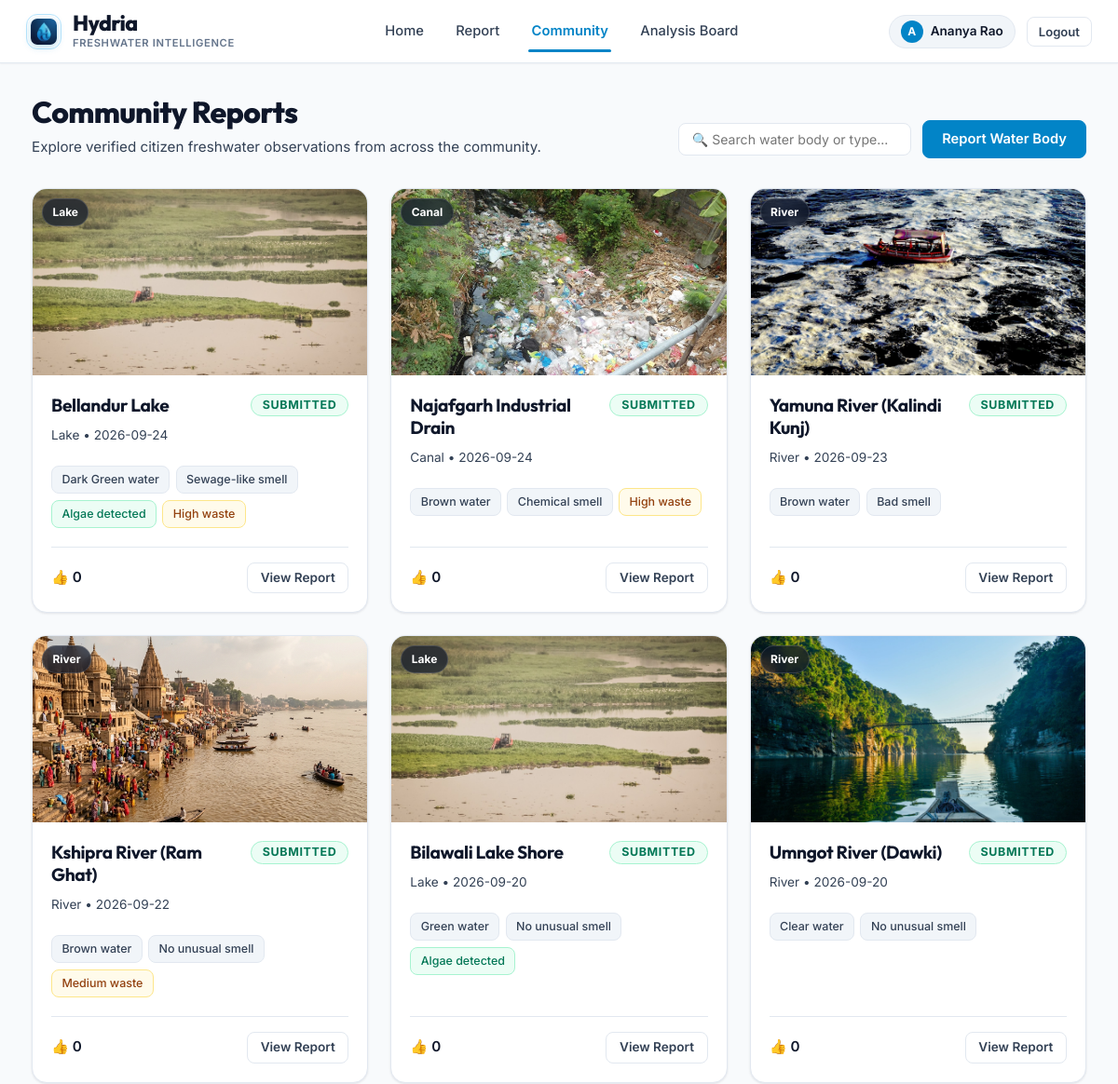
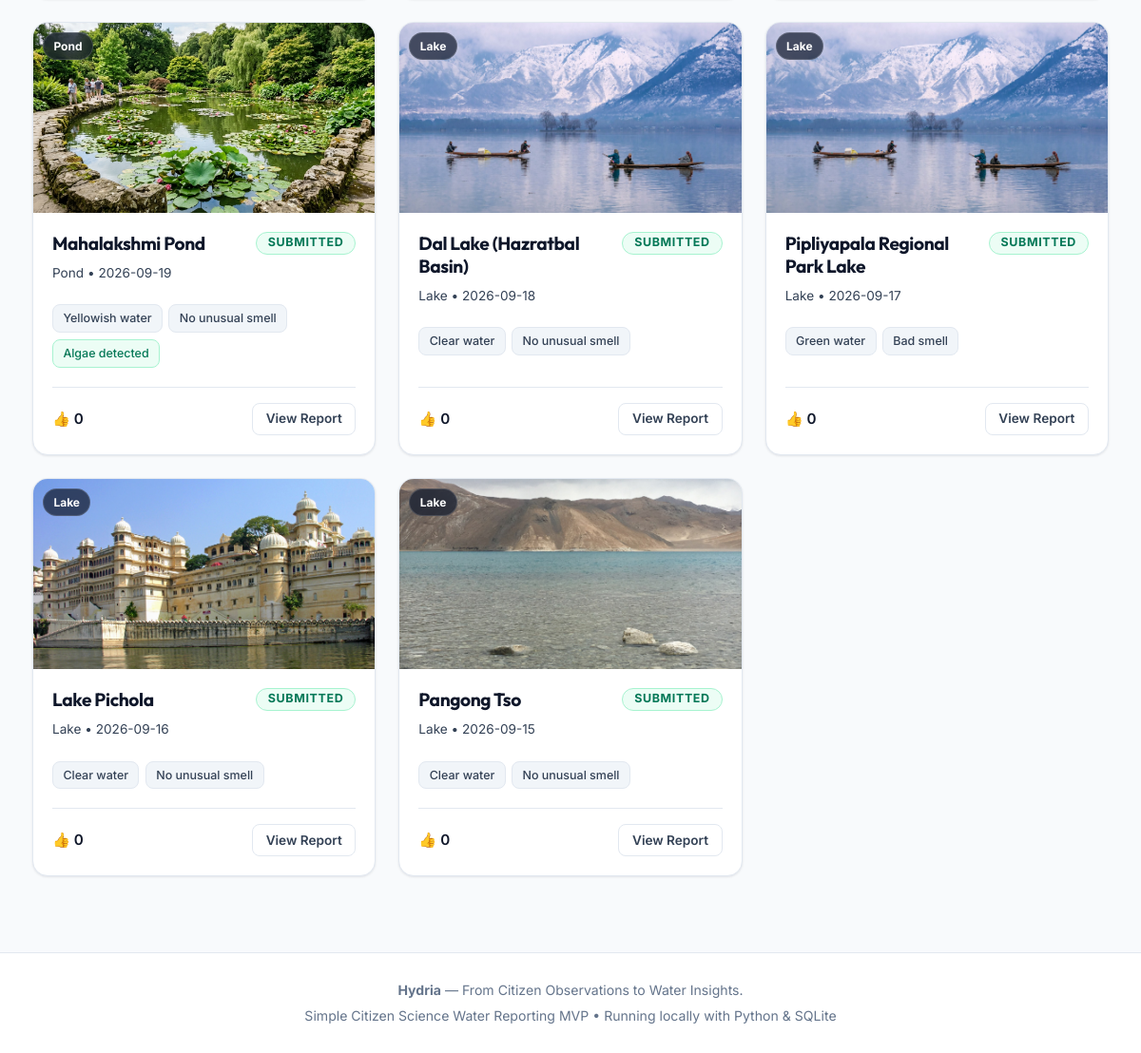
Screenshot of /community (signed in) with the database file from the repository (2 pictures, top to bottom).
### tables this page shows
CREATE TABLE users (
        id INTEGER PRIMARY KEY AUTOINCREMENT,
        name TEXT NOT NULL,
        email TEXT UNIQUE NOT NULL,
        password_hash TEXT NOT NULL,
        created_at TIMESTAMP DEFAULT CURRENT_TIMESTAMP
    );

CREATE TABLE reports (
        id INTEGER PRIMARY KEY AUTOINCREMENT,
        user_id INTEGER NOT NULL,
        water_body_name TEXT,
        water_body_type TEXT NOT NULL,
        latitude REAL NOT NULL,
        longitude REAL NOT NULL,
        water_colour TEXT NOT NULL,
        smell TEXT NOT NULL,
        algae TEXT NOT NULL,
        visible_waste TEXT NOT NULL,
        water_appearance TEXT NOT NULL,
        dead_fish TEXT DEFAULT 'No',
        additional_observation TEXT,
        image_path TEXT NOT NULL,
        image_hash TEXT NOT NULL,
        status TEXT NOT NULL CHECK(status IN ('Not Watched', 'In Process', 'Submitted')),
        is_demo INTEGER DEFAULT 0,
        created_at TIMESTAMP DEFAULT CURRENT_TIMESTAMP,
        updated_at TIMESTAMP DEFAULT CURRENT_TIMESTAMP,
        FOREIGN KEY (user_id) REFERENCES users(id) ON DELETE CASCADE
    );

### app.py (the view)
@app.route('/community')
def community():
    reports = database.get_community_reports()
    return render_template('community.html', reports=reports)

### app.py (called while the page is built)
@app.context_processor
def inject_user():
    user = None
    if 'user_id' in session:
        user = {
            'id': session['user_id'],
            'name': session.get('user_name', 'Citizen Monitor'),
            'email': session.get('user_email', '')
        }
    return dict(current_user=user)

### database.py (called while the page is built)
def get_db_connection():
    conn = sqlite3.connect(DATABASE_PATH)
    conn.row_factory = sqlite3.Row
    conn.execute("PRAGMA foreign_keys = ON")
    return conn

def get_community_reports():
    conn = get_db_connection()
    query = """
        SELECT r.*, u.name AS submitter_name,
               (SELECT COUNT(*) FROM votes v WHERE v.report_id = r.id) AS vote_count
        FROM reports r
        JOIN users u ON r.user_id = u.id
        WHERE r.status = 'Submitted'
        ORDER BY r.created_at DESC
    """
    reports = conn.execute(query).fetchall()
    conn.close()
    return reports

### templates/community.html (shortened to what this page needs)
{% extends "base.html" %}
{% block content %}
<div style="margin-bottom: 2rem; display: flex; align-items: flex-end; justify-content: space-between; flex-wrap: wrap; gap: 1rem;">
    <div>
        <h1 style="font-size: 2rem; font-weight: 800; color: var(--text-primary); margin-bottom: 0.35rem;">
            Community Reports
        </h1>
        <p style="color: var(--text-secondary); font-size: 0.95rem;">
            Explore verified citizen freshwater observations from across the community.
        </p>
    </div>
    <div style="display: flex; gap: 0.75rem; align-items: center;">
        <input type="text" id="community-search" placeholder="🔍 Search water body or type..."
               class="form-control" style="width: 250px; padding: 0.5rem 0.85rem; font-size: 0.88rem;" onkeyup="filterCommunityReports()">
        {% if current_user %}
            <a href="{{ url_for('report_page') }}" class="btn btn-primary" style="white-space: nowrap;">
                Report Water Body
            </a>
        {% endif %}
    </div>
</div>
{% if reports %}
    <div class="reports-grid">
        {% for r in reports %}
            <div class="report-card">
                <div style="position: relative; overflow: hidden; height: 200px; background: #0f172a;">
                    <img src="/{{ r.image_path }}" alt="{{ r.water_body_name or r.water_body_type }}" class="report-card-img"
                         loading="lazy"
                         onerror="this.src='/static/images/placeholder.svg';">
                    <span style="position: absolute; top: 10px; left: 10px; background: rgba(15, 23, 42, 0.7); backdrop-filter: blur(6px); color: #ffffff; font-size: 0.75rem; font-weight: 700; padding: 0.25rem 0.65rem; border-radius: 9999px; border: 1px solid rgba(255,255,255,0.15);">
                        {{ r.water_body_type }}
                    </span>
                </div>
                <div class="report-card-body">
                    <div style="display: flex; align-items: flex-start; justify-content: space-between; gap: 0.5rem; margin-bottom: 0.35rem;">
                        <h2 class="report-card-title">
                            {{ r.water_body_name or "Unnamed " ~ r.water_body_type }}
                        </h2>
                        <span class="badge badge-submitted">Submitted</span>
                    </div>
                    <div style="font-size: 0.85rem; color: var(--text-secondary); margin-bottom: 0.5rem;">
                        <span>{{ r.water_body_type }}</span> &bull; <span>{{ r.created_at[:10] }}</span>
                    </div>
                    <div class="report-tags">
                        <span class="tag-pill">{{ r.water_colour }} water</span>
                        <span class="tag-pill">{{ r.smell }}</span>
                        {% if r.algae == 'Yes' %}
                            <span class="tag-pill" style="background-color: var(--accent-light); color: var(--accent-hover); border-color: #a7f3d0;">
                                Algae detected
                            </span>
                        {% endif %}
                        {% if r.visible_waste in ['Medium', 'High'] %}
                            <span class="tag-pill" style="background-color: var(--warning-light); color: #92400e; border-color: #fde68a;">
                                {{ r.visible_waste }} waste
                            </span>
                        {% endif %}
                    </div>
                    <div class="report-card-footer">
                        <span style="font-size: 0.95rem; font-weight: 600; color: var(--text-primary);">
                            👍 {{ r.vote_count }}
                        </span>
                        <a href="{{ url_for('report_detail', report_id=r.id) }}" class="btn btn-secondary" style="padding: 0.4rem 0.85rem; font-size: 0.85rem;">
                            View Report
                        </a>
                    </div>
                </div>
            </div>
        {% endfor %}
    </div>
{% endif %}
{% endblock %}

### templates/base.html (shortened to what this page needs)
<!DOCTYPE html>
<html lang="en">
<head>
    <link rel="stylesheet" href="{{ url_for('static', filename='css/style.css') }}">
</head>
<body>
    <header class="navbar">
        <div class="nav-container">
            <a href="{% if current_user %}{{ url_for('dashboard') }}{% else %}{{ url_for('login') }}{% endif %}" class="brand" id="brand-link">
                <span class="brand-logo-badge" style="background: none; padding: 0; box-shadow: none; display: flex; align-items: center;">
                    <img src="{{ url_for('static', filename='images/hydria-icon-64.png') }}" alt="Hydria" style="width: 28px; height: 28px; border-radius: 7px; display: block; box-shadow: 0 2px 8px rgba(2, 132, 199, 0.3);">
                </span>
                <div class="brand-meta">
                    <span class="brand-title">Hydria</span>
                    <span class="brand-tagline-sub">Freshwater Intelligence</span>
                </div>
            </a>
            <nav>
                <ul class="nav-links">
                    {% if current_user %}
                        <li><a href="{{ url_for('dashboard') }}" class="nav-link {% if request.path == url_for('dashboard') %}active{% endif %}" id="nav-home">Home</a></li>
                        <li><a href="{{ url_for('report_page') }}" class="nav-link {% if request.path.startswith('/report') and request.path == url_for('report_page') %}active{% endif %}" id="nav-report">Report</a></li>
                        <li><a href="{{ url_for('community') }}" class="nav-link {% if request.path == url_for('community') %}active{% endif %}" id="nav-community">Community</a></li>
                        <li><a href="{{ url_for('analysis_board') }}" class="nav-link {% if request.path == url_for('analysis_board') %}active{% endif %}" id="nav-board">Analysis Board</a></li>
                    {% endif %}
                </ul>
            </nav>
            {% if current_user %}
                <div class="nav-user">
                    <div class="user-pill">
                        <span class="user-avatar-circle">{{ current_user.name[:1]|upper }}</span>
                        <span class="user-name-text">{{ current_user.name }}</span>
                    </div>
                    <a href="{{ url_for('logout') }}" class="btn btn-secondary btn-sm" id="nav-logout">Logout</a>
                </div>
            {% endif %}
        </div>
    </header>
    <main class="main-content">
        {% block content %}{% endblock %}
    </main>
    <footer class="footer">
        <div><strong>Hydria</strong> — From Citizen Observations to Water Insights.</div>
        <div style="margin-top: 0.25rem;">Simple Citizen Science Water Reporting MVP &bull; Running locally with Python &amp; SQLite</div>
    </footer>
</body>
</html>

### rows the page displays
users: name "Ananya Rao"
reports: image_path (picture), water_body_type "Lake", water_body_name "Bellandur Lake", created_at "2026-09-24", water_colour "Dark Green", smell "Sewage-like smell", algae "Algae detected", visible_waste "High", vote_count "0"
reports: image_path (picture), water_body_type "Canal", water_body_name "Najafgarh Industrial Drain", created_at "2026-09-24", water_colour "Brown", smell "Chemical smell", visible_waste "High", vote_count "0"
reports: image_path (picture), water_body_type "River", water_body_name "Yamuna River (Kalindi Kunj)", created_at "2026-09-23", water_colour "Brown", smell "Bad smell", vote_count "0"
reports: image_path (picture), water_body_type "River", water_body_name "Kshipra River (Ram Ghat)", created_at "2026-09-22", water_colour "Brown", smell "No unusual smell", visible_waste "Medium", vote_count "0"
reports: image_path (picture), water_body_type "Lake", water_body_name "Bilawali Lake Shore", created_at "2026-09-20", water_colour "Green", smell "No unusual smell", algae "Algae detected", vote_count "0"
reports: image_path (picture), water_body_type "River", water_body_name "Umngot River (Dawki)", created_at "2026-09-20", water_colour "Clear", smell "No unusual smell", vote_count "0"
reports: image_path (picture), water_body_type "Pond", water_body_name "Mahalakshmi Pond", created_at "2026-09-19", water_colour "Yellowish", smell "No unusual smell", algae "Algae detected", vote_count "0"
reports: image_path (picture), water_body_type "Lake", water_body_name "Dal Lake (Hazratbal Basin)", created_at "2026-09-18", water_colour "Clear", smell "No unusual smell", vote_count "0"
reports: image_path (picture), water_body_type "Lake", water_body_name "Pipliyapala Regional Park Lake", created_at "2026-09-17", water_colour "Green", smell "Bad smell", vote_count "0"
reports: image_path (picture), water_body_type "Lake", water_body_name "Lake Pichola", created_at "2026-09-16", water_colour "Clear", smell "No unusual smell", vote_count "0"
reports: image_path (picture), water_body_type "Lake", water_body_name "Pangong Tso", created_at "2026-09-15", water_colour "Clear", smell "No unusual smell", vote_count "0"

### other values shown
{{ current_user.name[:1]|upper }} "A"
